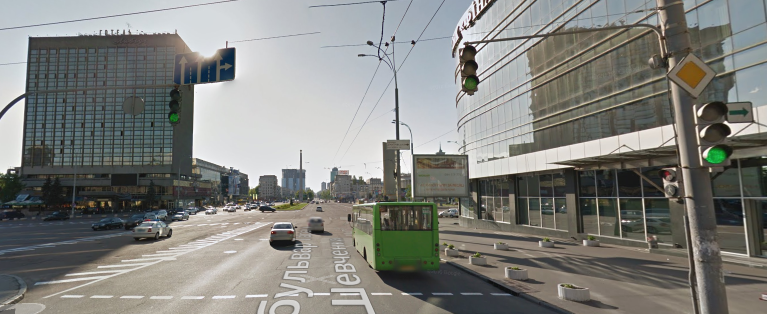
//> input picture tsr/testG1.png, 1534 x 628 px (shown at 1/2 size)
$ ./compare_images testG1.png testG2.png   (built with g++ and OpenCV 4)
//> lines starting //> are read from the running program, lines starting //| are printed output that depends on the picture
/*
g++ main.cpp `pkg-config --cflags --libs opencv` -std=c++11
 */

#include <stdio.h>
#include <iostream>
#include <stdio.h>
#include <iostream>
#include <opencv2/core/core.hpp>
#include <opencv2/features2d/features2d.hpp>
#include <opencv2/imgcodecs.hpp>
#include <opencv2/highgui/highgui.hpp>
#include <opencv2/xfeatures2d.hpp>
#include <opencv2/calib3d/calib3d.hpp>
#include <opencv2/opencv.hpp>

using namespace std;
using namespace cv;
using namespace cv::xfeatures2d;

int main( int argc, char** argv )
{
    if( argc != 3 )
    {
        std::cout << " Usage: ./SURF_FlannMatcher <img1> <img2>" << std::endl;
        return -1;
    }

    Mat img_1 = (imread( argv[1], CV_LOAD_IMAGE_GRAYSCALE));
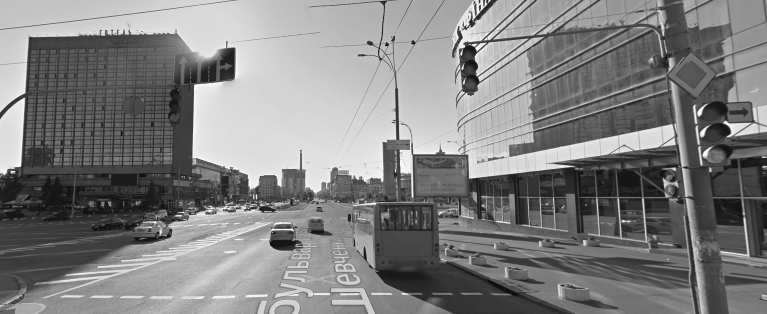
//> img_1: 628 rows x 1534 cols, CV_8UC1 (shown at 1/2 size); min 1, max 255, mean 128.4
    Mat img_2 = (imread( argv[2], CV_LOAD_IMAGE_GRAYSCALE));
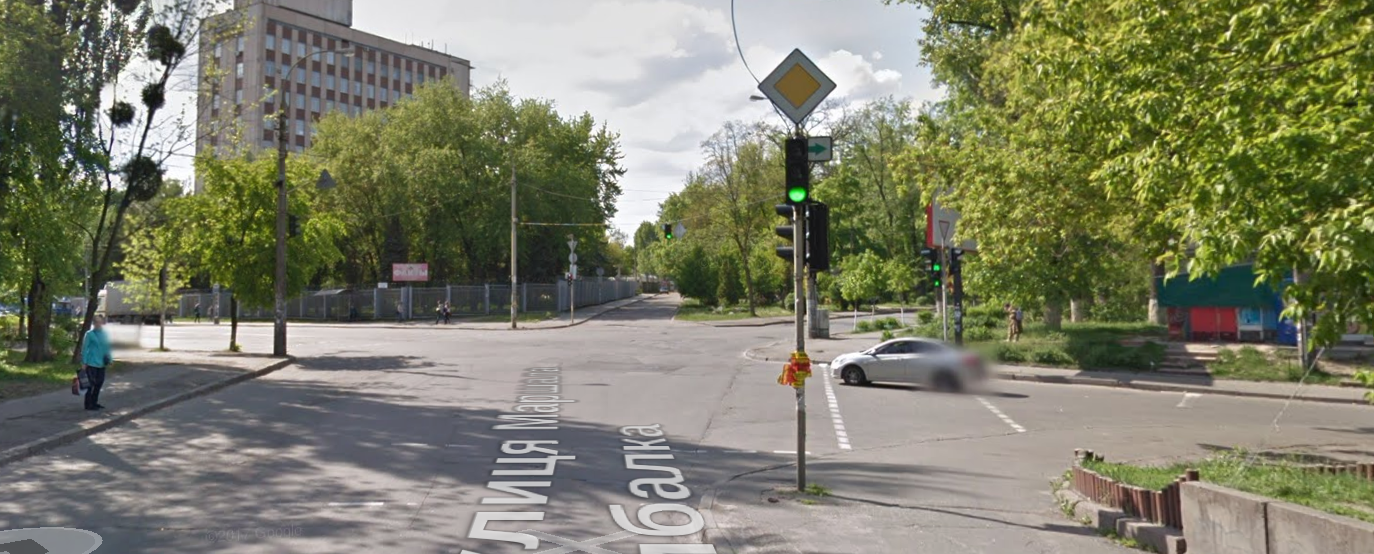
//> input picture tsr/testG2.png, 1374 x 554 px
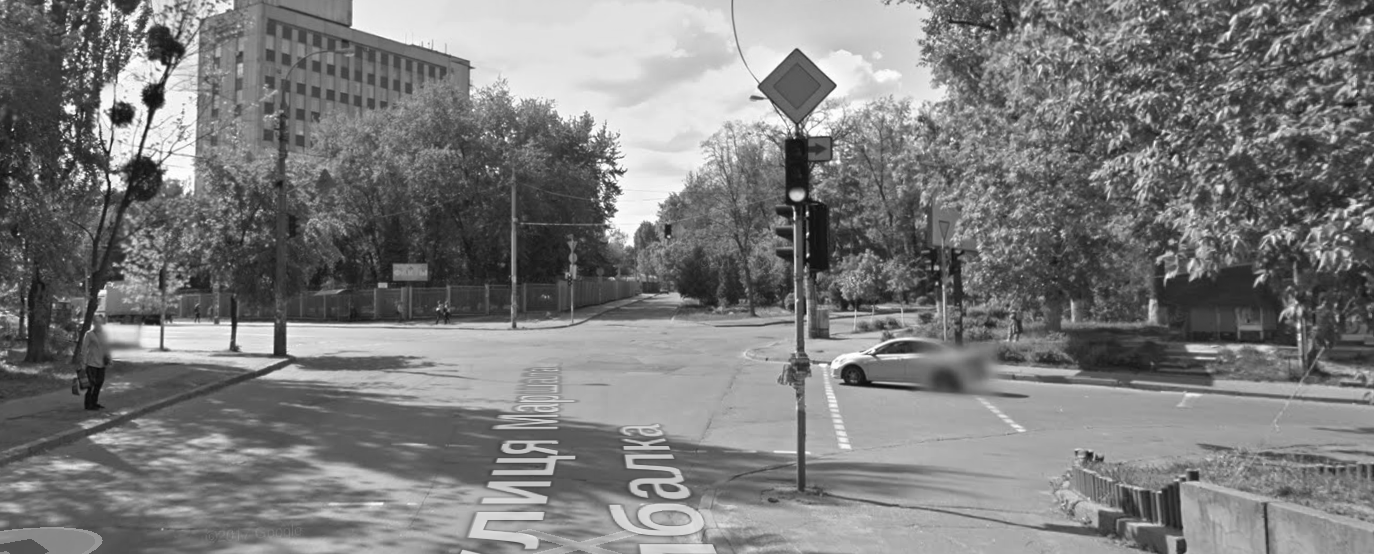
//> img_2: 554 rows x 1374 cols, CV_8UC1; min 9, max 255, mean 124.1

    if( !img_1.data || !img_2.data )
    {
        std::cout<< " --(!) Error reading images " << std::endl; return -1;
    }

    //-- Step 1: Detect the keypoints using SURF Detector, compute the descriptors

    int minHessian = 400;

//> (the run ends here: the program stops with an error, at `Ptr<SURF> detector = SURF::create();`)
